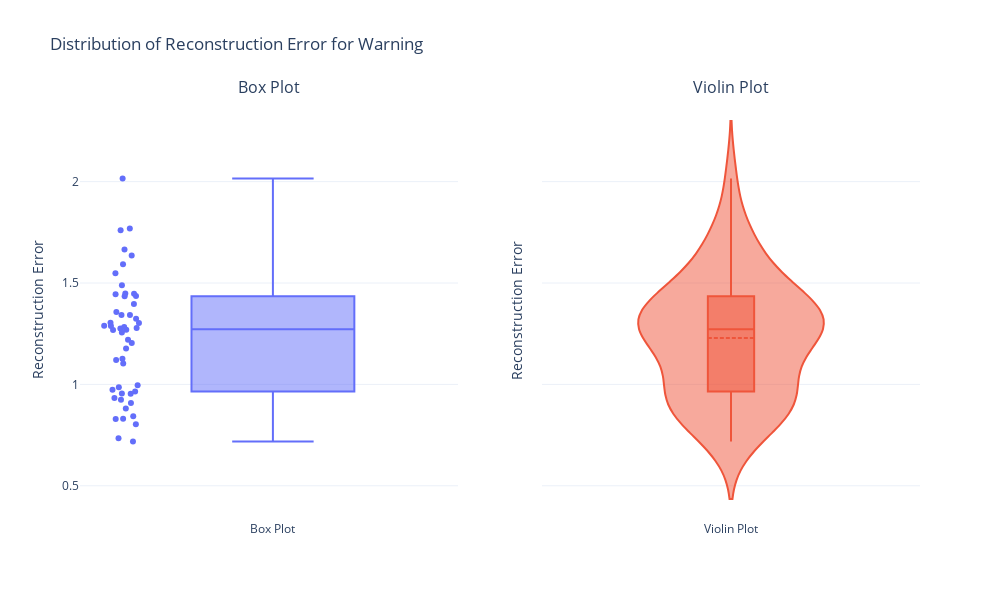

Here is the notebook cell this chart was saved with:
### Code cell
# Create plots for 'Warning' events
fig_warning = create_box_violin_plots(df, 'Warning')
fig_warning.show()

### Figure 1 — Plotly figure (JSON) as saved in the notebook; plotly's stock layout.template omitted (floating-point values rounded to 4 significant figures)
{"data": [{"boxpoints": "all", "jitter": 0.3, "name": "Box Plot", "pointpos": -1.8, "type": "box", "xaxis": "x", "y": [0.7348, 1.221, 0.8813, 1.342, 0.9242, 1.665, 0.965, 1.103, 1.444, 0.8307, 1.268, 1.592, 0.7178, 1.255, 1.278, 1.435, 0.8289, 0.8039, 1.357, 1.289, 1.275, 1.304, 0.996, 1.27, 1.288, 0.9857, 1.76, 1.342, 0.8426, 1.397, 0.9076, 1.436, 1.548, 0.9538, 1.489, 1.324, 1.447, 1.769, 1.126, 0.9739, 0.9331, 0.9553, 1.177, 1.302, 1.283, 1.448, 1.204, 1.636, 1.121, 2.016], "yaxis": "y"}, {"box": {"visible": true}, "meanline": {"visible": true}, "name": "Violin Plot", "type": "violin", "xaxis": "x2", "y": [0.7348, 1.221, 0.8813, 1.342, 0.9242, 1.665, 0.965, 1.103, 1.444, 0.8307, 1.268, 1.592, 0.7178, 1.255, 1.278, 1.435, 0.8289, 0.8039, 1.357, 1.289, 1.275, 1.304, 0.996, 1.27, 1.288, 0.9857, 1.76, 1.342, 0.8426, 1.397, 0.9076, 1.436, 1.548, 0.9538, 1.489, 1.324, 1.447, 1.769, 1.126, 0.9739, 0.9331, 0.9553, 1.177, 1.302, 1.283, 1.448, 1.204, 1.636, 1.121, 2.016], "yaxis": "y2"}], "layout": {"annotations": [{"font": {"size": 16}, "showarrow": false, "text": "Box Plot", "x": 0.225, "xanchor": "center", "xref": "paper", "y": 1, "yanchor": "bottom", "yref": "paper"}, {"font": {"size": 16}, "showarrow": false, "text": "Violin Plot", "x": 0.775, "xanchor": "center", "xref": "paper", "y": 1, "yanchor": "bottom", "yref": "paper"}], "height": 600, "showlegend": false, "title": {"text": "Distribution of Reconstruction Error for Warning"}, "width": 1000, "xaxis": {"anchor": "y", "domain": [0, 0.45]}, "xaxis2": {"anchor": "y2", "domain": [0.55, 1]}, "yaxis": {"anchor": "x", "domain": [0, 1], "title": {"text": "Reconstruction Error"}}, "yaxis2": {"anchor": "x2", "domain": [0, 1], "matches": "y", "showticklabels": false, "title": {"text": "Reconstruction Error"}}}}
